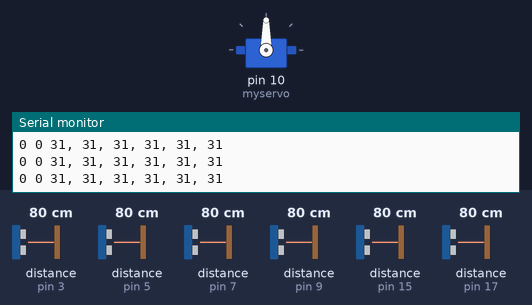
Recording of a sketch running on a simulated Arduino Mega 2560, built with avr-gcc and run on an emulated ATmega2560. Shown: servo, the last lines printed to the serial monitor. The inputs (shaded band) are chosen by the test bench; at power-on: distance to the obstacle (sensors on pin 3, pin 9, pin 15, pin 17, pin 5, pin 7) 80 cm. The echo pulse lasts 58.3 µs per cm.

Above: at 1.2 s.
1.3 s: distance to the obstacle (sensor on pin 3) set to 76 cm
At 3.8 s:
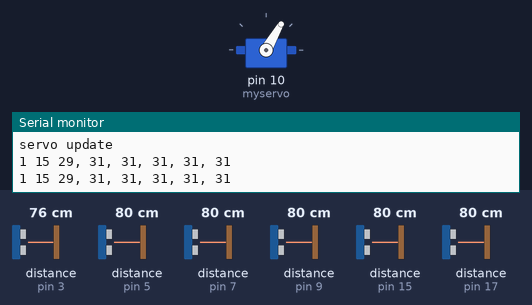
4.3 s: distance to the obstacle (sensor on pin 9) set to 76 cm
6.8 s: distance to the obstacle (sensor on pin 9) set to 70 cm
At 9.1 s:
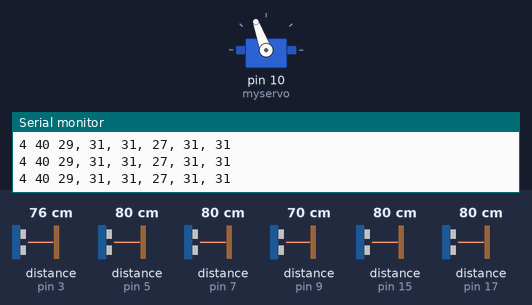
9.4 s: distance to the obstacle (sensor on pin 15) set to 9 cm
At 11.4 s:
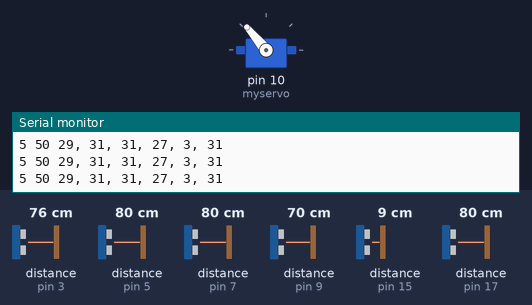
11.7 s: distance to the obstacle (sensor on pin 17) set to 9 cm
At 13.7 s:
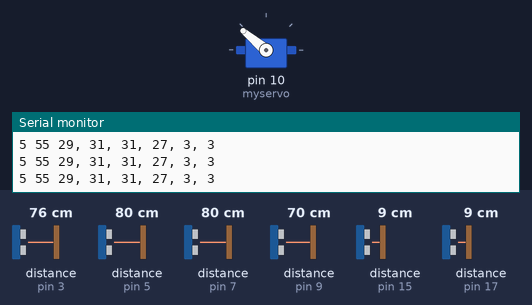
14.0 s: distance to the obstacle (sensor on pin 17) set to 2 cm
At 15.7 s:
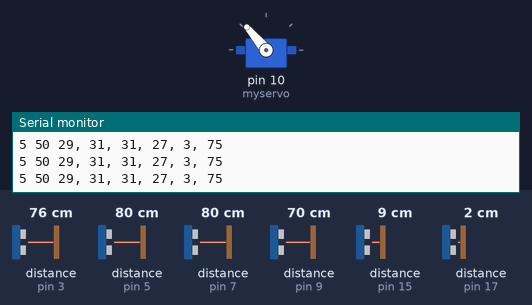
Timing chart, 0 to 17.2 s (numbered marks = the images above; inputs shaded):
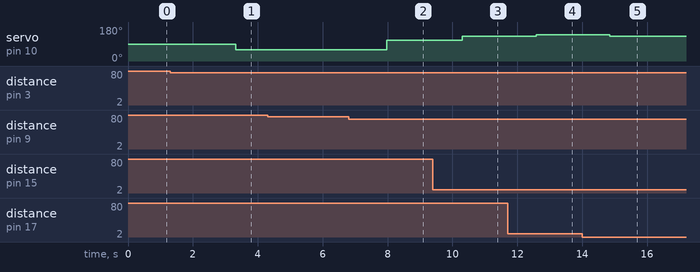

The sketch:

MegaMechatronics_SonicArray.ino
```cpp
// ---------------------------------------------------------------------------
// Example NewPing library sketch that does a ping about 20 times per second.
// ---------------------------------------------------------------------------

#include <NewPing.h>
#include <Servo.h>

const int trig1 = 2;
const int echo1 = 3;
const int trig2 = 4;
const int echo2 = 5;
const int trig3 = 6;
const int echo3 = 7;
const int trig4 = 8;
const int echo4 = 9;
const int trig5 = 14;
const int echo5 = 15;
const int trig6 = 16;
const int echo6 = 17;
#define MAX_DISTANCE 200 // Maximum distance we want to ping for (in centimeters). Maximum sensor distance is rated at 400-500cm.

Servo myservo;

NewPing sonar1(trig1, echo1, MAX_DISTANCE);// NewPing setup of pins and maximum distance.
NewPing sonar2(trig2, echo2, MAX_DISTANCE);
NewPing sonar3(trig3, echo3, MAX_DISTANCE);
NewPing sonar4(trig4, echo4, MAX_DISTANCE);
NewPing sonar5(trig5, echo5, MAX_DISTANCE);
NewPing sonar6(trig6, echo6, MAX_DISTANCE);

const int pingDelay = 50; //ms between pings
const int adjacent = 3; //number of inches to split difference between 2 US sensors
int minDist;
int target;
int targetServo;
unsigned long timer;

void setup() {
  myservo.attach(10);
  Serial.begin(115200); // Open serial monitor at 115200 baud to see ping results.
  timer = millis() + 3000;
}

void loop() {
  //firing order 1, 3, 5, 2, 6, 4
  unsigned int uS1 = sonar1.ping() / 74 / 2; // Send ping, get ping time in microseconds (uS) (divide by 74 and 2 to get INCHES)
  uS1 = constrain(uS1, 0, 75);
  if(uS1 < 2){
    uS1 = 75;
  }
  delay(pingDelay);

  unsigned int uS3 = sonar3.ping() / 74 / 2;
  uS3 = constrain(uS3, 0, 75);
  if(uS3 < 2){
    uS3 = 75;
  }
  delay(pingDelay);

  unsigned int uS5 = sonar5.ping() / 74 / 2;
  uS5 = constrain(uS5, 0, 75);
  if(uS5 < 2){
    uS5 = 75;
  }
  delay(pingDelay);

  unsigned int uS2 = sonar2.ping() / 74 / 2;
  uS2 = constrain(uS2, 0, 75);
  if(uS2 < 2){
    uS2 = 75;
  }
  delay(pingDelay);

  unsigned int uS6 = sonar6.ping() / 74 / 2;
  uS6 = constrain(uS6, 0, 75);
  if(uS6 < 2){
    uS6 = 75;
  }
  delay(pingDelay);

  unsigned int uS4 = sonar4.ping() / 74 / 2;
  uS4 = constrain(uS4, 0, 75);
  if(uS4 < 2){
    uS4 = 75;
  }
  delay(pingDelay);
//Get minimum distance measured, to detect nearest person
  if(uS1 < uS2 && uS1 < uS3 && uS1 < uS4 && uS1 < uS5 && uS1 < uS6) minDist = 1;
  if(uS2 < uS1 && uS2 < uS3 && uS2 < uS4 && uS2 < uS5 && uS2 < uS6) minDist = 2;
  if(uS3 < uS2 && uS3 < uS1 && uS3 < uS4 && uS3 < uS5 && uS3 < uS6) minDist = 3;
  if(uS4 < uS2 && uS4 < uS3 && uS4 < uS1 && uS4 < uS5 && uS4 < uS6) minDist = 4;
  if(uS5 < uS2 && uS5 < uS3 && uS5 < uS4 && uS5 < uS1 && uS5 < uS6) minDist = 5;
  if(uS6 < uS2 && uS6 < uS3 && uS6 < uS4 && uS6 < uS5 && uS6 < uS1) minDist = 6;
//Set target angle or position to move robot
if(minDist == 1)
{
  if(uS1 > uS2 - adjacent) target = 15; //-adjacent is fine tuning angle or position
  else target = 10;
}
else if(minDist == 2)
{
  if(uS2 > uS1 - adjacent)target = 15;
  else if(uS2 > uS3 - adjacent) target = 25;
  else target = 20;
}
else if(minDist == 3)
{
  if(uS3 > uS2 - adjacent) target = 25;
  else if(uS3 > uS4 - adjacent) target = 35;
  else target = 30;
}
else if(minDist == 4)
{
  if(uS4 > uS3 - adjacent) target = 35;
  else if(uS4 > uS5 - adjacent) target = 45;
  else target = 40;
}
else if(minDist == 5)
{
  if(uS5 > uS6 - adjacent) target = 55;
  else if(uS5 > uS4 - adjacent) target = 45;
  else target = 50;
}
else if(minDist == 6)
{
  if(uS6 > uS5 - adjacent) target = 55;
  else target = 60;
}

if(timer < millis())
{
  if(uS1 > 74 && uS2 > 74 && uS3 > 74 && uS4 > 74 && uS5 > 74 && uS6 > 74)
  {
    myservo.write(90); //center angle or position, must calibrate
    Serial.println("centering");
  }
  else
  {
  targetServo = map(target, 0, 60, 30, 150); //map target to command window, must calibrate
  myservo.write(targetServo);
  }
  timer = millis() + 2000;
  Serial.println("servo update");
}
//debug
  Serial.print(minDist);
  Serial.print(" ");
  Serial.print(target);
  Serial.print(" ");
  Serial.print(uS1);
  Serial.print(", ");
  Serial.print(uS2);
  Serial.print(", ");
  Serial.print(uS3);
  Serial.print(", ");
  Serial.print(uS4);
  Serial.print(", ");
  Serial.print(uS5);
  Serial.print(", ");
  Serial.print(uS6);
  Serial.println();
}
```

Measured:
- the behaviour switches between 79 and 78 cm on distance to the obstacle (sensor on pin 3) (found by bisection; images 0 and 1)
- the behaviour switches between 74 and 73 cm on distance to the obstacle (sensor on pin 9) (found by bisection; images 1 and 2)
- after the input at 1.3 s, servo on pin 10 (myservo): 90° → 60° after 2.0 s
- after the input at 6.8 s, servo on pin 10 (myservo): 60° → 110° after 1.2 s
- after the input at 9.4 s, servo on pin 10 (myservo): 110° → 130° after 0.90 s
- after the input at 11.7 s, servo on pin 10 (myservo): 130° → 140° after 0.88 s
- after the input at 14.0 s, servo on pin 10 (myservo): 140° → 130° after 0.85 s
